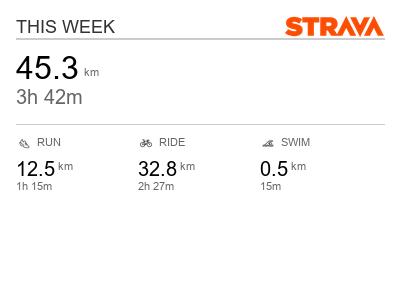

The Python source for this figure:
"""
Quick test to verify icon rendering with mock data (no Strava API needed)
"""

import os
import sys
from PIL import Image, ImageDraw, ImageFont

# Mock the InkyPi dependencies
sys.modules['utils'] = type(sys)('utils')
sys.modules['utils.app_utils'] = type(sys)('utils.app_utils')

def mock_get_font(font_name, size):
    """Mock font loading"""
    try:
        font_paths = [
            "C:/Windows/Fonts/arial.ttf",
            "C:/Windows/Fonts/segoeui.ttf",
        ]
        for font_path in font_paths:
            if os.path.exists(font_path):
                return ImageFont.truetype(font_path, int(size))
        return ImageFont.load_default()
    except:
        return ImageFont.load_default()

sys.modules['utils.app_utils'].get_font = mock_get_font

sys.modules['plugins'] = type(sys)('plugins')
sys.modules['plugins.base_plugin'] = type(sys)('plugins.base_plugin')
sys.modules['plugins.base_plugin.base_plugin'] = type(sys)('plugins.base_plugin.base_plugin')

class BasePlugin:
    pass

sys.modules['plugins.base_plugin.base_plugin'].BasePlugin = BasePlugin

# Import the render functions
from plugin_template import render_stats, load_activity_icon

# Test icon loading
print("Testing icon loading...")
print("=" * 60)

icons = ["Run", "Bike", "Swim", "Strava_Logo"]
for icon_name in icons:
    icon = load_activity_icon(icon_name, 32)
    if icon:
        print(f"✓ {icon_name}.png loaded successfully ({icon.width}x{icon.height})")
    else:
        print(f"✗ {icon_name}.png failed to load")

print("\n" + "=" * 60)
print("Rendering test image with mock stats...")
print("=" * 60)

# Create test image
width, height = 400, 300
image = Image.new("RGB", (width, height), "white")
draw = ImageDraw.Draw(image)

# Mock stats
stats = {
    'total_km': 45.3,
    'total_time_seconds': 13320,  # 3h 42m
    'run_km': 12.5,
    'run_time_seconds': 4500,  # 1h 15m
    'bike_km': 32.8,
    'bike_time_seconds': 8820,  # 2h 27m
    'swim_km': 0.5,
    'swim_time_seconds': 900,  # 15m
}

# Render
render_stats(draw, width, height, stats, "This Week")

# Save
output_path = "test_icons.png"
image.save(output_path)
print(f"\n✓ Test image saved to: {output_path}")
print(f"Open '{output_path}' to see the icons!\n")
print("=" * 60)
